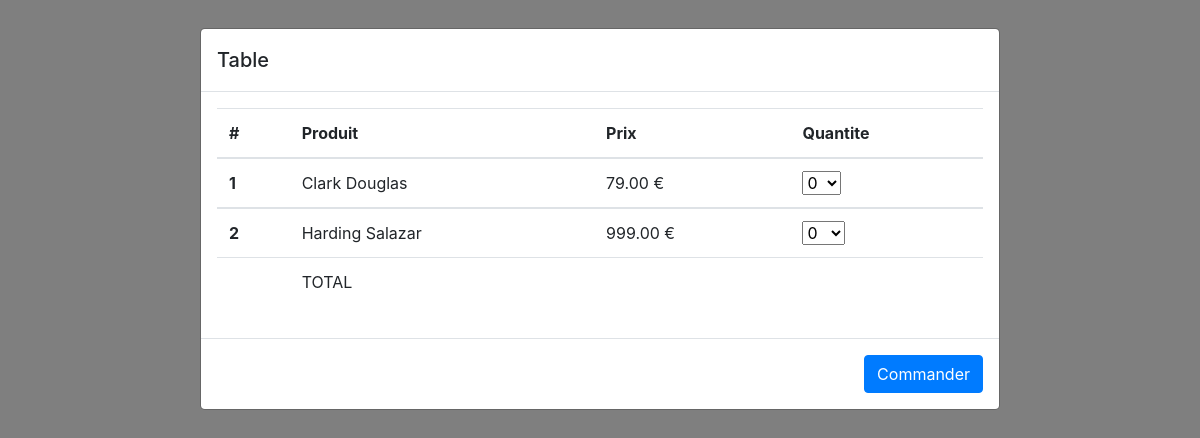
Before: /cart/ with the older database file.
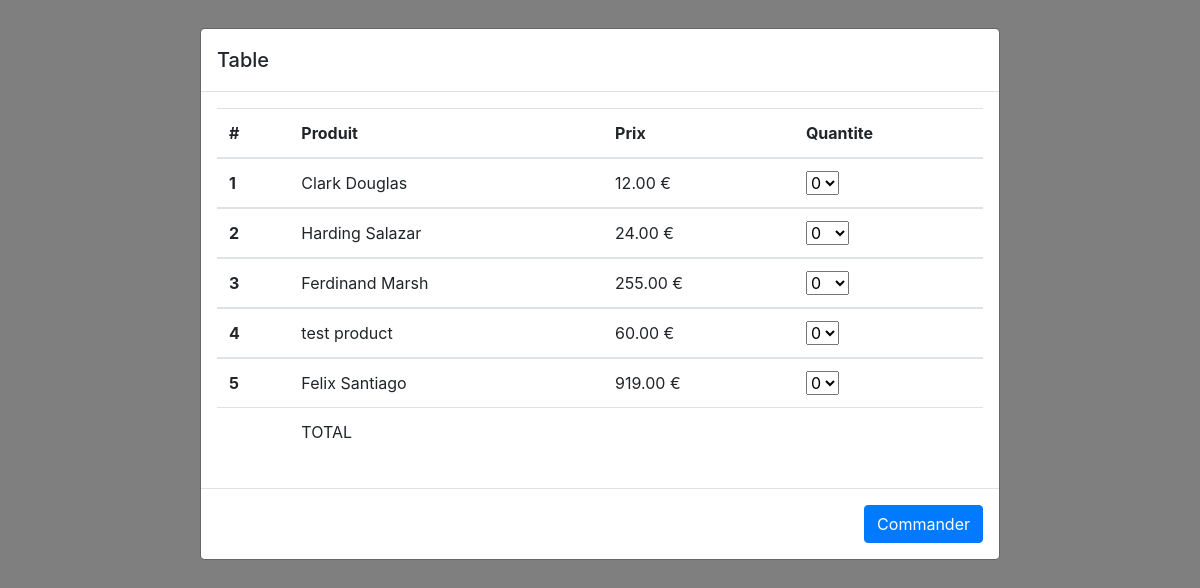
After: the same page with the newer database file.
### store/models.py (models this page shows, shortened)
class Product(models.Model):
    product_name = models.CharField(max_length=255, null=False, default="")
    price_ex_tax = models.DecimalField(max_digits=10, decimal_places=2)
    vat_choices = [
        (5.5, 5.5),
        (20, 20)
    ]
    vat = models.IntegerField(choices=vat_choices, default=0)
    ordered_stock = models.PositiveIntegerField()
    maximum_stock_available = models.PositiveIntegerField()
    @property
    def price_inc_vat(self):
        price = (self.price_ex_tax * self.vat//100) + self.price_ex_tax
        return "%.2f" % round(price, 2)
    @property
    def stock_available(self):
        return self.maximum_stock_available - self.ordered_stock

### store/views.py (the view, shortened to what this page needs)
def cart(request):
    if request.method == 'GET':
        products = [obj for obj in Product.objects.all() if obj.stock_available > 0]
        context = {"products": products}
        return render(request, 'store/cart.html', context)

### store/templates/store/cart.html (shortened to what this page needs)
{% load static %}
<!doctype html>
<html lang="en">
<head>
   <link rel="stylesheet" href="https://maxcdn.bootstrapcdn.com/bootstrap/4.0.0/css/bootstrap.min.css">
</head>
<body>
<form>
    <div class="modal fade shows" id="tableModal" tabindex="-1" aria-labelledby="tableModalLabel" aria-hidden="true">
        <div class="modal-dialog modal-lg">
            <div class="modal-content">
                <div class="modal-header">
                    <h5 class="modal-title" id="tableModalLabel">Table</h5>
                </div>
                <div class="modal-body">
                    <table class="table" id="cart-table" data-cart="{{products | length}}">
                        <div>
                        <thead>
                            <tr>
                                <th scope="col">#</th>
                                <th scope="col">Produit</th>
                                <th scope="col">Prix</th>
                                <th scope="col">Quantite</th>
                            </tr>
                        </thead>
                        </div>
                        {% for product in products %}
                        <div>
                        <tbody>
                            <tr>
                                <th scope="row">{{forloop.counter}}</th>
                                <td> {{product.product_name}}</td>
                                <td id="item-price-{{forloop.counter}}"> {{product.price_inc_vat}} &euro;</td>
                                <td>
                                    <select data-product="{{product.id}}" id="select-{{forloop.counter}}" class="form-select" aria-label="Default select example">
                                            {% for i in ''|center:product.stock_available %}
                                            <option> {{forloop.counter0}} </option>
                                            {% endfor %}
                                    </select>
                                </td>
                            </tr>
                            </div>
                        {% endfor %}
                            <tr>
                                <th scope="row"></th>
                                <td>
                                    TOTAL
                                </td>
                                <td id="total-price">
                                </td>
                                <td id="total-qty">
                                </td>
                            </tr>
                    </table>
                </div>
                <div class="modal-footer">
                    <input type="button" id="orderbtn" class = "btn btn-primary" value="Commander">
                </div>
            </div>
        </div>
    </div>
    </form>
    <link rel="stylesheet" href="https://stackpath.bootstrapcdn.com/bootstrap/4.3.1/css/bootstrap.min.css">
</body>
</html>

Changed rows visible on the page:
changed Product "Clark Douglas": price_inc_vat "79.00" → "12.00"
changed Product "Harding Salazar": price_inc_vat "999.00" → "24.00"
added Product: product_name "Ferdinand Marsh", price_inc_vat "255.00", maximum_stock_available+ordered_stock+id "0"
added Product: product_name "test product", price_inc_vat "60.00", maximum_stock_available+ordered_stock+id "0"
added Product: product_name "Felix Santiago", price_inc_vat "919.00", maximum_stock_available+ordered_stock+id "0"
